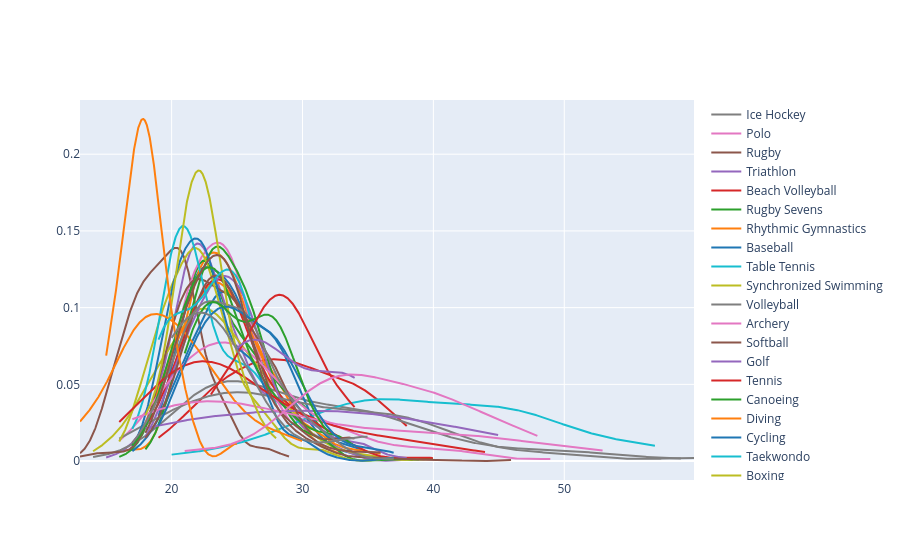

The code cell stored with this chart in its notebook:
### Code cell
ff.create_distplot(x, name, show_hist=False, show_rug=False)

### Figure 1 — Plotly figure (JSON) as saved in the notebook; plotly's stock layout.template omitted (floating-point values rounded to 4 significant figures; data arrays with more than 128 entries replaced by an {"elided": "..."} marker saying what was removed)
{"data": [{"legendgroup": "Basketball", "marker": {"color": "rgb(31, 119, 180)"}, "mode": "lines", "name": "Basketball", "showlegend": true, "type": "scatter", "x": {"elided": "500 float values"}, "xaxis": "x", "y": {"elided": "500 float values"}, "yaxis": "y"}, {"legendgroup": "Judo", "marker": {"color": "rgb(255, 127, 14)"}, "mode": "lines", "name": "Judo", "showlegend": true, "type": "scatter", "x": {"elided": "500 float values"}, "xaxis": "x", "y": {"elided": "500 float values"}, "yaxis": "y"}, {"legendgroup": "Football", "marker": {"color": "rgb(44, 160, 44)"}, "mode": "lines", "name": "Football", "showlegend": true, "type": "scatter", "x": {"elided": "500 float values"}, "xaxis": "x", "y": {"elided": "500 float values"}, "yaxis": "y"}, {"legendgroup": "Tug-Of-War", "marker": {"color": "rgb(214, 39, 40)"}, "mode": "lines", "name": "Tug-Of-War", "showlegend": true, "type": "scatter", "x": {"elided": "500 float values"}, "xaxis": "x", "y": {"elided": "500 float values"}, "yaxis": "y"}, {"legendgroup": "Athletics", "marker": {"color": "rgb(148, 103, 189)"}, "mode": "lines", "name": "Athletics", "showlegend": true, "type": "scatter", "x": {"elided": "500 float values"}, "xaxis": "x", "y": {"elided": "500 float values"}, "yaxis": "y"}, {"legendgroup": "Swimming", "marker": {"color": "rgb(140, 86, 75)"}, "mode": "lines", "name": "Swimming", "showlegend": true, "type": "scatter", "x": {"elided": "500 float values"}, "xaxis": "x", "y": {"elided": "500 float values"}, "yaxis": "y"}, {"legendgroup": "Badminton", "marker": {"color": "rgb(227, 119, 194)"}, "mode": "lines", "name": "Badminton", "showlegend": true, "type": "scatter", "x": {"elided": "500 float values"}, "xaxis": "x", "y": {"elided": "500 float values"}, "yaxis": "y"}, {"legendgroup": "Sailing", "marker": {"color": "rgb(127, 127, 127)"}, "mode": "lines", "name": "Sailing", "showlegend": true, "type": "scatter", "x": {"elided": "500 float values"}, "xaxis": "x", "y": {"elided": "500 float values"}, "yaxis": "y"}, {"legendgroup": "Gymnastics", "marker": {"color": "rgb(188, 189, 34)"}, "mode": "lines", "name": "Gymnastics", "showlegend": true, "type": "scatter", "x": {"elided": "500 float values"}, "xaxis": "x", "y": {"elided": "500 float values"}, "yaxis": "y"}, {"legendgroup": "Art Competitions", "marker": {"color": "rgb(23, 190, 207)"}, "mode": "lines", "name": "Art Competitions", "showlegend": true, "type": "scatter", "x": {"elided": "500 float values"}, "xaxis": "x", "y": {"elided": "500 float values"}, "yaxis": "y"}, {"legendgroup": "Handball", "marker": {"color": "rgb(31, 119, 180)"}, "mode": "lines", "name": "Handball", "showlegend": true, "type": "scatter", "x": {"elided": "500 float values"}, "xaxis": "x", "y": {"elided": "500 float values"}, "yaxis": "y"}, {"legendgroup": "Weightlifting", "marker": {"color": "rgb(255, 127, 14)"}, "mode": "lines", "name": "Weightlifting", "showlegend": true, "type": "scatter", "x": {"elided": "500 float values"}, "xaxis": "x", "y": {"elided": "500 float values"}, "yaxis": "y"}, {"legendgroup": "Wrestling", "marker": {"color": "rgb(44, 160, 44)"}, "mode": "lines", "name": "Wrestling", "showlegend": true, "type": "scatter", "x": {"elided": "500 float values"}, "xaxis": "x", "y": {"elided": "500 float values"}, "yaxis": "y"}, {"legendgroup": "Water Polo", "marker": {"color": "rgb(214, 39, 40)"}, "mode": "lines", "name": "Water Polo", "showlegend": true, "type": "scatter", "x": {"elided": "500 float values"}, "xaxis": "x", "y": {"elided": "500 float values"}, "yaxis": "y"}, {"legendgroup": "Hockey", "marker": {"color": "rgb(148, 103, 189)"}, "mode": "lines", "name": "Hockey", "showlegend": true, "type": "scatter", "x": {"elided": "500 float values"}, "xaxis": "x", "y": {"elided": "500 float values"}, "yaxis": "y"}, {"legendgroup": "Rowing", "marker": {"color": "rgb(140, 86, 75)"}, "mode": "lines", "name": "Rowing", "showlegend": true, "type": "scatter", "x": {"elided": "500 float values"}, "xaxis": "x", "y": {"elided": "500 float values"}, "yaxis": "y"}, {"legendgroup": "Fencing", "marker": {"color": "rgb(227, 119, 194)"}, "mode": "lines", "name": "Fencing", "showlegend": true, "type": "scatter", "x": {"elided": "500 float values"}, "xaxis": "x", "y": {"elided": "500 float values"}, "yaxis": "y"}, {"legendgroup": "Shooting", "marker": {"color": "rgb(127, 127, 127)"}, "mode": "lines", "name": "Shooting", "showlegend": true, "type": "scatter", "x": {"elided": "500 float values"}, "xaxis": "x", "y": {"elided": "500 float values"}, "yaxis": "y"}, {"legendgroup": "Boxing", "marker": {"color": "rgb(188, 189, 34)"}, "mode": "lines", "name": "Boxing", "showlegend": true, "type": "scatter", "x": {"elided": "500 float values"}, "xaxis": "x", "y": {"elided": "500 float values"}, "yaxis": "y"}, {"legendgroup": "Taekwondo", "marker": {"color": "rgb(23, 190, 207)"}, "mode": "lines", "name": "Taekwondo", "showlegend": true, "type": "scatter", "x": {"elided": "500 float values"}, "xaxis": "x", "y": {"elided": "500 float values"}, "yaxis": "y"}, {"legendgroup": "Cycling", "marker": {"color": "rgb(31, 119, 180)"}, "mode": "lines", "name": "Cycling", "showlegend": true, "type": "scatter", "x": {"elided": "500 float values"}, "xaxis": "x", "y": {"elided": "500 float values"}, "yaxis": "y"}, {"legendgroup": "Diving", "marker": {"color": "rgb(255, 127, 14)"}, "mode": "lines", "name": "Diving", "showlegend": true, "type": "scatter", "x": {"elided": "500 float values"}, "xaxis": "x", "y": {"elided": "500 float values"}, "yaxis": "y"}, {"legendgroup": "Canoeing", "marker": {"color": "rgb(44, 160, 44)"}, "mode": "lines", "name": "Canoeing", "showlegend": true, "type": "scatter", "x": {"elided": "500 float values"}, "xaxis": "x", "y": {"elided": "500 float values"}, "yaxis": "y"}, {"legendgroup": "Tennis", "marker": {"color": "rgb(214, 39, 40)"}, "mode": "lines", "name": "Tennis", "showlegend": true, "type": "scatter", "x": {"elided": "500 float values"}, "xaxis": "x", "y": {"elided": "500 float values"}, "yaxis": "y"}, {"legendgroup": "Golf", "marker": {"color": "rgb(148, 103, 189)"}, "mode": "lines", "name": "Golf", "showlegend": true, "type": "scatter", "x": {"elided": "500 float values"}, "xaxis": "x", "y": {"elided": "500 float values"}, "yaxis": "y"}, {"legendgroup": "Softball", "marker": {"color": "rgb(140, 86, 75)"}, "mode": "lines", "name": "Softball", "showlegend": true, "type": "scatter", "x": {"elided": "500 float values"}, "xaxis": "x", "y": {"elided": "500 float values"}, "yaxis": "y"}, {"legendgroup": "Archery", "marker": {"color": "rgb(227, 119, 194)"}, "mode": "lines", "name": "Archery", "showlegend": true, "type": "scatter", "x": {"elided": "500 float values"}, "xaxis": "x", "y": {"elided": "500 float values"}, "yaxis": "y"}, {"legendgroup": "Volleyball", "marker": {"color": "rgb(127, 127, 127)"}, "mode": "lines", "name": "Volleyball", "showlegend": true, "type": "scatter", "x": {"elided": "500 float values"}, "xaxis": "x", "y": {"elided": "500 float values"}, "yaxis": "y"}, {"legendgroup": "Synchronized Swimming", "marker": {"color": "rgb(188, 189, 34)"}, "mode": "lines", "name": "Synchronized Swimming", "showlegend": true, "type": "scatter", "x": {"elided": "500 float values"}, "xaxis": "x", "y": {"elided": "500 float values"}, "yaxis": "y"}, {"legendgroup": "Table Tennis", "marker": {"color": "rgb(23, 190, 207)"}, "mode": "lines", "name": "Table Tennis", "showlegend": true, "type": "scatter", "x": {"elided": "500 float values"}, "xaxis": "x", "y": {"elided": "500 float values"}, "yaxis": "y"}, {"legendgroup": "Baseball", "marker": {"color": "rgb(31, 119, 180)"}, "mode": "lines", "name": "Baseball", "showlegend": true, "type": "scatter", "x": {"elided": "500 float values"}, "xaxis": "x", "y": {"elided": "500 float values"}, "yaxis": "y"}, {"legendgroup": "Rhythmic Gymnastics", "marker": {"color": "rgb(255, 127, 14)"}, "mode": "lines", "name": "Rhythmic Gymnastics", "showlegend": true, "type": "scatter", "x": {"elided": "500 float values"}, "xaxis": "x", "y": {"elided": "500 float values"}, "yaxis": "y"}, {"legendgroup": "Rugby Sevens", "marker": {"color": "rgb(44, 160, 44)"}, "mode": "lines", "name": "Rugby Sevens", "showlegend": true, "type": "scatter", "x": {"elided": "500 float values"}, "xaxis": "x", "y": {"elided": "500 float values"}, "yaxis": "y"}, {"legendgroup": "Beach Volleyball", "marker": {"color": "rgb(214, 39, 40)"}, "mode": "lines", "name": "Beach Volleyball", "showlegend": true, "type": "scatter", "x": {"elided": "500 float values"}, "xaxis": "x", "y": {"elided": "500 float values"}, "yaxis": "y"}, {"legendgroup": "Triathlon", "marker": {"color": "rgb(148, 103, 189)"}, "mode": "lines", "name": "Triathlon", "showlegend": true, "type": "scatter", "x": {"elided": "500 float values"}, "xaxis": "x", "y": {"elided": "500 float values"}, "yaxis": "y"}, {"legendgroup": "Rugby", "marker": {"color": "rgb(140, 86, 75)"}, "mode": "lines", "name": "Rugby", "showlegend": true, "type": "scatter", "x": {"elided": "500 float values"}, "xaxis": "x", "y": {"elided": "500 float values"}, "yaxis": "y"}, {"legendgroup": "Polo", "marker": {"color": "rgb(227, 119, 194)"}, "mode": "lines", "name": "Polo", "showlegend": true, "type": "scatter", "x": {"elided": "500 float values"}, "xaxis": "x", "y": {"elided": "500 float values"}, "yaxis": "y"}, {"legendgroup": "Ice Hockey", "marker": {"color": "rgb(127, 127, 127)"}, "mode": "lines", "name": "Ice Hockey", "showlegend": true, "type": "scatter", "x": {"elided": "500 float values"}, "xaxis": "x", "y": {"elided": "500 float values"}, "yaxis": "y"}], "layout": {"barmode": "overlay", "hovermode": "closest", "legend": {"traceorder": "reversed"}, "xaxis": {"anchor": "y2", "domain": [0, 1], "zeroline": false}, "yaxis": {"anchor": "free", "domain": [0, 1], "position": 0}}}
